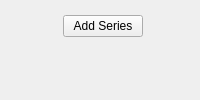
       <widget class="QWidget" name="series_tab">
        <attribute name="title">
         <string>Series</string>
        </attribute>
        <layout class="QGridLayout" name="gridLayout_27">
         <property name="topMargin">
          <number>15</number>
         </property>
         <item row="0" column="0">
          <widget class="QFrame" name="frame_16">
           <property name="frameShape">
            <enum>QFrame::NoFrame</enum>
           </property>
           <property name="frameShadow">
            <enum>QFrame::Plain</enum>
           </property>
           <property name="lineWidth">
            <number>0</number>
           </property>
           <layout class="QGridLayout" name="gridLayout">
            <property name="leftMargin">
             <number>0</number>
            </property>
            <property name="topMargin">
             <number>0</number>
            </property>
            <property name="rightMargin">
             <number>0</number>
            </property>
            <property name="bottomMargin">
             <number>0</number>
            </property>
            <property name="verticalSpacing">
             <number>9</number>
            </property>
            <item row="0" column="1">
             <spacer name="horizontalSpacer_25">
              <property name="orientation">
               <enum>Qt::Horizontal</enum>
              </property>
              <property name="sizeHint" stdset="0">
               <size>
                <width>40</width>
                <height>20</height>
               </size>
              </property>
             </spacer>
            </item>
            <item row="0" column="2">
             <widget class="QPushButton" name="add_series_button">
              <property name="text">
               <string>Add Series</string>
              </property>
             </widget>
            </item>
            <item row="0" column="3">
             <spacer name="horizontalSpacer_26">
              <property name="orientation">
               <enum>Qt::Horizontal</enum>
              </property>
              <property name="sizeHint" stdset="0">
               <size>
                <width>40</width>
                <height>20</height>
               </size>
              </property>
             </spacer>
            </item>
            <item row="3" column="0" colspan="4">
             <widget class="QFrame" name="series_viewer_frame">
              <property name="sizePolicy">
               <sizepolicy hsizetype="Preferred" vsizetype="Expanding">
                <horstretch>0</horstretch>
                <verstretch>0</verstretch>
               </sizepolicy>
              </property>
              <property name="frameShape">
               <enum>QFrame::NoFrame</enum>
              </property>
              <property name="frameShadow">
               <enum>QFrame::Plain</enum>
              </property>
              <property name="lineWidth">
               <number>0</number>
              </property>
              <layout class="QGridLayout" name="series_viewer_container">
               <property name="leftMargin">
                <number>0</number>
               </property>
               <property name="topMargin">
                <number>0</number>
               </property>
               <property name="rightMargin">
                <number>0</number>
               </property>
               <property name="bottomMargin">
                <number>0</number>
               </property>
              </layout>
             </widget>
            </item>
           </layout>
          </widget>
         </item>
        </layout>
       </widget>
